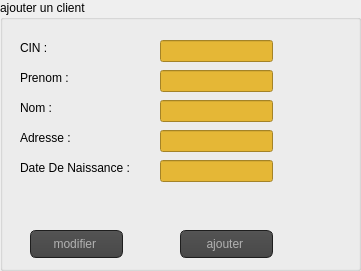
     <widget class="QGroupBox" name="groupBox">
      <property name="geometry">
       <rect>
        <x>20</x>
        <y>20</y>
        <width>361</width>
        <height>271</height>
       </rect>
      </property>
      <property name="title">
       <string>ajouter un client</string>
      </property>
      <widget class="QLineEdit" name="lineEdit_CIN">
       <property name="geometry">
        <rect>
         <x>160</x>
         <y>40</y>
         <width>113</width>
         <height>22</height>
        </rect>
       </property>
       <property name="styleSheet">
        <string notr="true">background-color: rgb(229, 183, 54);</string>
       </property>
      </widget>
      <widget class="QLineEdit" name="lineEdit_Prenom">
       <property name="geometry">
        <rect>
         <x>160</x>
         <y>70</y>
         <width>113</width>
         <height>22</height>
        </rect>
       </property>
       <property name="styleSheet">
        <string notr="true">background-color: rgb(229, 183, 54);</string>
       </property>
      </widget>
      <widget class="QLineEdit" name="lineEdit_Nom">
       <property name="geometry">
        <rect>
         <x>160</x>
         <y>100</y>
         <width>113</width>
         <height>22</height>
        </rect>
       </property>
       <property name="styleSheet">
        <string notr="true">background-color: rgb(229, 183, 54);</string>
       </property>
      </widget>
      <widget class="QLineEdit" name="lineEdit_adresse_email">
       <property name="geometry">
        <rect>
         <x>160</x>
         <y>130</y>
         <width>113</width>
         <height>22</height>
        </rect>
       </property>
       <property name="styleSheet">
        <string notr="true">background-color: rgb(229, 183, 54);</string>
       </property>
      </widget>
      <widget class="QLabel" name="label">
       <property name="geometry">
        <rect>
         <x>20</x>
         <y>40</y>
         <width>55</width>
         <height>16</height>
        </rect>
       </property>
       <property name="text">
        <string>CIN :</string>
       </property>
      </widget>
      <widget class="QLabel" name="label_2">
       <property name="geometry">
        <rect>
         <x>20</x>
         <y>70</y>
         <width>71</width>
         <height>16</height>
        </rect>
       </property>
       <property name="text">
        <string>Prenom :</string>
       </property>
      </widget>
      <widget class="QLabel" name="label_3">
       <property name="geometry">
        <rect>
         <x>20</x>
         <y>100</y>
         <width>55</width>
         <height>16</height>
        </rect>
       </property>
       <property name="text">
        <string>Nom :</string>
       </property>
      </widget>
      <widget class="QLabel" name="label_4">
       <property name="geometry">
        <rect>
         <x>20</x>
         <y>130</y>
         <width>91</width>
         <height>16</height>
        </rect>
       </property>
       <property name="text">
        <string>Adresse :</string>
       </property>
      </widget>
      <widget class="QLabel" name="label_5">
       <property name="geometry">
        <rect>
         <x>20</x>
         <y>160</y>
         <width>131</width>
         <height>16</height>
        </rect>
       </property>
       <property name="text">
        <string>Date De Naissance :</string>
       </property>
      </widget>
      <widget class="QLineEdit" name="lineEdit_numero_de_telephone">
       <property name="geometry">
        <rect>
         <x>160</x>
         <y>160</y>
         <width>113</width>
         <height>22</height>
        </rect>
       </property>
       <property name="styleSheet">
        <string notr="true">background-color: rgb(229, 183, 54);</string>
       </property>
      </widget>
      <widget class="QPushButton" name="pb_modifier">
       <property name="geometry">
        <rect>
         <x>30</x>
         <y>230</y>
         <width>93</width>
         <height>28</height>
        </rect>
       </property>
       <property name="styleSheet">
        <string notr="true">

QToolTip
{
border: 1px solid black;
background-color: #ffa02f;
padding: 1px;
border-radius: 3px;
opacity: 100;
}

QWidget
{
color: #b1b1b1;
background-color: #323232;
}

QWidget:item:hover
{
background-color: QLinearGradient( x1: 0, y1: 0, x2: 0, y2: 1, stop: 0 #ffa02f, stop: 1 #ca0619);
color: #000000;
}

QWidget:item:selected
{
background-color: QLinearGradient( x1: 0, y1: 0, x2: 0, y2: 1, stop: 0 #ffa02f, stop: 1 #d7801a);
}

QMenuBar::item
{
background: transparent;
}

QMenuBar::item:selected
{
background: transparent;
border: 1px solid #ffaa00;
}

QMenuBar::item:pressed
{
background: #444;
border: 1px solid #000;
background-color: QLinearGradient(
x1:0, y1:0,
x2:0, y2:1,
stop:1 #212121,
stop:0.4 #343434/*,
stop:0.2 #343434,
stop:0.1 #ffaa00*/
);
margin-bottom:-1px;
padding-bottom:1px;
}

QMenu
{
border: 1px solid #000;
}

QMenu::item
{
padding: 2px 20px 2px 20px;
}

QMenu::item:selected
{
color: #000000;
}

QWidget:disabled
{
color: #404040;
background-color: #323232;
}

QAbstractItemView
{
background-color: QLinearGradient( x1: 0, y1: 0, x2: 0, y2: 1, stop: 0 #4d4d4d, stop: 0.1 #646464, stop: 1 #5d5d5d);
}

QWidget:focus
{
/*border: 2px solid QLinearGradient( x1: 0, y1: 0, x2: 0, y2: 1, stop: 0 #ffa02f, stop: 1 #d7801a);*/
}

QLineEdit
{
background-color: QLinearGradient( x1: 0, y1: 0, x2: 0, y2: 1, stop: 0 #4d4d4d, stop: 0 #646464, stop: 1 #5d5d5d);
padding: 1px;
border-style: solid;
border: 1px solid #1e1e1e;
border-radius: 5;
}

QPushButton
{
color: #b1b1b1;
background-color: QLinearGradient( x1: 0, y1: 0, x2: 0, y2: 1, stop: 0 #565656, stop: 0.1 #525252, stop: 0.5 #4e4e4e, stop: 0.9 #4a4a4a, stop: 1 #464646);
border-width: 1px;
border-color: #1e1e1e;
border-style: solid;
border-radius: 6;
padding: 3px;
font-size: 12px;
padding-left: 5px;
padding-right: 5px;
}

QPushButton:pressed
{
background-color: QLinearGradient( x1: 0, y1: 0, x2: 0, y2: 1, stop: 0 #2d2d2d, stop: 0.1 #2b2b2b, stop: 0.5 #292929, stop: 0.9 #282828, stop: 1 #252525);
}

QComboBox
{
selection-background-color: #ffaa00;
background-color: QLinearGradient( x1: 0, y1: 0, x2: 0, y2: 1, stop: 0 #565656, stop: 0.1 #525252, stop: 0.5 #4e4e4e, stop: 0.9 #4a4a4a, stop: 1 #464646);
border-style: solid;
border: 1px solid #1e1e1e;
border-radius: 5;
}

QComboBox:hover,QPushButton:hover
{
border: 2px solid QLinearGradient( x1: 0, y1: 0, x2: 0, y2: 1, stop: 0 #ffa02f, stop: 1 #d7801a);
}


QComboBox:on
{
padding-top: 3px;
padding-left: 4px;
background-color: QLinearGradient( x1: 0, y1: 0, x2: 0, y2: 1, stop: 0 #2d2d2d, stop: 0.1 #2b2b2b, stop: 0.5 #292929, stop: 0.9 #282828, stop: 1 #252525);
selection-background-color: #ffaa00;
}

QComboBox QAbstractItemView
{
border: 2px solid darkgray;
selection-background-color: QLinearGradient( x1: 0, y1: 0, x2: 0, y2: 1, stop: 0 #ffa02f, stop: 1 #d7801a);
}

QComboBox::drop-down
{
subcontrol-origin: padding;
subcontrol-position: top right;
width: 15px;

border-left-width: 0px;
border-left-color: darkgray;
border-left-style: solid; /* just a single line */
border-top-right-radius: 3px; /* same radius as the QComboBox */
border-bottom-right-radius: 3px;
}

QComboBox::down-arrow
{
image: url(:/down_arrow.png);
}

QGroupBox:focus
{
border: 2px solid QLinearGradient( x1: 0, y1: 0, x2: 0, y2: 1, stop: 0 #ffa02f, stop: 1 #d7801a);
}

QTextEdit:focus
{
border: 2px solid QLinearGradient( x1: 0, y1: 0, x2: 0, y2: 1, stop: 0 #ffa02f, stop: 1 #d7801a);
}

QScrollBar:horizontal {
border: 1px solid #222222;
background: QLinearGradient( x1: 0, y1: 0, x2: 0, y2: 1, stop: 0.0 #121212, stop: 0.2 #282828, stop: 1 #484848);
height: 7px;
margin: 0px 16px 0 16px;
}

QScrollBar::handle:horizontal
{
background: QLinearGradient( x1: 0, y1: 0, x2: 1, y2: 0, stop: 0 #ffa02f, stop: 0.5 #d7801a, stop: 1 #ffa02f);
min-height: 20px;
border-radius: 2px;
}

QScrollBar::add-line:horizontal {
border: 1px solid #1b1b19;
border-radius: 2px;
background: QLinearGradient( x1: 0, y1: 0, x2: 1, y2: 0, stop: 0 #ffa02f, stop: 1 #d7801a);
width: 14px;
subcontrol-position: right;
subcontrol-origin: margin;
}

QScrollBar::sub-line:horizontal {
border: 1px solid #1b1b19;
border-radius: 2px;
background: QLinearGradient( x1: 0, y1: 0, x2: 1, y2: 0, stop: 0 #ffa02f, stop: 1 #d7801a);
width: 14px;
subcontrol-position: left;
subcontrol-origin: margin;
}

QScrollBar::right-arrow:horizontal, QScrollBar::left-arrow:horizontal
{
border: 1px solid black;
width: 1px;
height: 1px;
background: white;
}

QScrollBar::add-page:horizontal, QScrollBar::sub-page:horizontal
{
background: none;
}

QScrollBar:vertical
{
background: QLinearGradient( x1: 0, y1: 0, x2: 1, y2: 0, stop: 0.0 #121212, stop: 0.2 #282828, stop: 1 #484848);
width: 7px;
margin: 16px 0 16px 0;
border: 1px solid #222222;
}

QScrollBar::handle:vertical
{
background: QLinearGradient( x1: 0, y1: 0, x2: 0, y2: 1, stop: 0 #ffa02f, stop: 0.5 #d7801a, stop: 1 #ffa02f);
min-height: 20px;
border-radius: 2px;
}

QScrollBar::add-line:vertical
{
border: 1px solid #1b1b19;
border-radius: 2px;
background: QLinearGradient( x1: 0, y1: 0, x2: 0, y2: 1, stop: 0 #ffa02f, stop: 1 #d7801a);
height: 14px;
subcontrol-position: bottom;
subcontrol-origin: margin;
}

QScrollBar::sub-line:vertical
{
border: 1px solid #1b1b19;
border-radius: 2px;
background: QLinearGradient( x1: 0, y1: 0, x2: 0, y2: 1, stop: 0 #d7801a, stop: 1 #ffa02f);
height: 14px;
subcontrol-position: top;
subcontrol-origin: margin;
}

QScrollBar::up-arrow:vertical, QScrollBar::down-arrow:vertical
{
border: 1px solid black;
width: 1px;
height: 1px;
background: white;
}


QScrollBar::add-page:vertical, QScrollBar::sub-page:vertical
{
background: none;
}

QTextEdit
{
background-color: #242424;
}

QPlainTextEdit
{
background-color: #242424;
}

QHeaderView::section
{
background-color: QLinearGradient(x1:0, y1:0, x2:0, y2:1, stop:0 #616161, stop: 0.5 #505050, stop: 0.6 #434343, stop:1 #656565);
color: white;
padding-left: 4px;
border: 1px solid #6c6c6c;
}

QCheckBox:disabled
{
color: #414141;
}

QDockWidget::title
{
text-align: center;
spacing: 3px; /* spacing between items in the tool bar */
background-color: QLinearGradient(x1:0, y1:0, x2:0, y2:1, stop:0 #323232, stop: 0.5 #242424, stop:1 #323232);
}

QDockWidget::close-button, QDockWidget::float-button
{
text-align: center;
spacing: 1px; /* spacing between items in the tool bar */
background-color: QLinearGradient(x1:0, y1:0, x2:0, y2:1, stop:0 #323232, stop: 0.5 #242424, stop:1 #323232);
}

QDockWidget::close-button:hover, QDockWidget::float-button:hover
{
background: #242424;
}

QDockWidget::close-button:pressed, QDockWidget::float-button:pressed
{
padding: 1px -1px -1px 1px;
}

QMainWindow::separator
{
background-color: QLinearGradient(x1:0, y1:0, x2:0, y2:1, stop:0 #161616, stop: 0.5 #151515, stop: 0.6 #212121, stop:1 #343434);
color: white;
padding-left: 4px;
border: 1px solid #4c4c4c;
spacing: 3px; /* spacing between items in the tool bar */
}

QMainWindow::separator:hover
{

background-color: QLinearGradient(x1:0, y1:0, x2:0, y2:1, stop:0 #d7801a, stop:0.5 #b56c17 stop:1 #ffa02f);
color: white;
padding-left: 4px;
border: 1px solid #6c6c6c;
spacing: 3px; /* spacing between items in the tool bar */
}

QToolBar::handle
{
spacing: 3px; /* spacing between items in the tool bar */
background: url(:/images/handle.png);
}

QMenu::separator
{
height: 2px;
background-color: QLinearGradient(x1:0, y1:0, x2:0, y2:1, stop:0 #161616, stop: 0.5 #151515, stop: 0.6 #212121, stop:1 #343434);
color: white;
padding-left: 4px;
margin-left: 10px;
margin-right: 5px;
}

QProgressBar
{
border: 2px solid grey;
border-radius: 5px;
text-align: center;
}

QProgressBar::chunk
{
background-color: #d7801a;
width: 2.15px;
margin: 0.5px;
}

QTabBar::tab {
color: #b1b1b1;
border: 1px solid #444;
border-bottom-style: none;
background-color: #323232;
padding-left: 10px;
padding-right: 10px;
padding-top: 3px;
padding-bottom: 2px;
margin-right: -1px;
}

QTabWidget::pane {
border: 1px solid #444;
top: 1px;
}

QTabBar::tab:last
{
margin-right: 0; /* the last selected tab has nothing to overlap with on the right */
border-top-right-radius: 3px;
}

QTabBar::tab:first:!selected
{
margin-left: 0px; /* the last selected tab has nothing to overlap with on the right */


border-top-left-radius: 3px;
}

QTabBar::tab:!selected
{
color: #b1b1b1;
border-bottom-style: solid;
margin-top: 3px;
background-color: QLinearGradient(x1:0, y1:0, x2:0, y2:1, stop:1 #212121, stop:.4 #343434);
}

QTabBar::tab:selected
{
border-top-left-radius: 3px;
border-top-right-radius: 3px;
margin-bottom: 0px;
}

QTabBar::tab:!selected:hover
{
/*border-top: 2px solid #ffaa00;
padding-bottom: 3px;*/
border-top-left-radius: 3px;
border-top-right-radius: 3px;
background-color: QLinearGradient(x1:0, y1:0, x2:0, y2:1, stop:1 #212121, stop:0.4 #343434, stop:0.2 #343434, stop:0.1 #ffaa00);
}

QRadioButton::indicator:checked, QRadioButton::indicator:unchecked{
color: #b1b1b1;
background-color: #323232;
border: 1px solid #b1b1b1;
border-radius: 6px;
}

QRadioButton::indicator:checked
{
background-color: qradialgradient(
cx: 0.5, cy: 0.5,
fx: 0.5, fy: 0.5,
radius: 1.0,
stop: 0.25 #ffaa00,
stop: 0.3 #323232
);
}

QCheckBox::indicator{
color: #b1b1b1;
background-color: #323232;
border: 1px solid #b1b1b1;
width: 9px;
height: 9px;
}

QRadioButton::indicator
{
border-radius: 6px;
}

QRadioButton::indicator:hover, QCheckBox::indicator:hover
{
border: 1px solid #ffaa00;
}

QCheckBox::indicator:checked
{
image:url(:/images/checkbox.png);
}

QCheckBox::indicator:disabled, QRadioButton::indicator:disabled
{
border: 1px solid #444;
}
</string>
       </property>
       <property name="text">
        <string>modifier </string>
       </property>
      </widget>
      <widget class="QPushButton" name="pb_ajouter">
       <property name="geometry">
        <rect>
         <x>180</x>
         <y>230</y>
         <width>93</width>
         <height>28</height>
        </rect>
       </property>
       <property name="styleSheet">
        <string notr="true">

QToolTip
{
border: 1px solid black;
background-color: #ffa02f;
padding: 1px;
border-radius: 3px;
opacity: 100;
}

QWidget
{
color: #b1b1b1;
background-color: #323232;
}

QWidget:item:hover
{
background-color: QLinearGradient( x1: 0, y1: 0, x2: 0, y2: 1, stop: 0 #ffa02f, stop: 1 #ca0619);
color: #000000;
}

QWidget:item:selected
{
background-color: QLinearGradient( x1: 0, y1: 0, x2: 0, y2: 1, stop: 0 #ffa02f, stop: 1 #d7801a);
}

QMenuBar::item
{
background: transparent;
}

QMenuBar::item:selected
{
background: transparent;
border: 1px solid #ffaa00;
}

QMenuBar::item:pressed
{
background: #444;
border: 1px solid #000;
background-color: QLinearGradient(
x1:0, y1:0,
x2:0, y2:1,
stop:1 #212121,
stop:0.4 #343434/*,
stop:0.2 #343434,
stop:0.1 #ffaa00*/
);
margin-bottom:-1px;
padding-bottom:1px;
}

QMenu
{
border: 1px solid #000;
}

QMenu::item
{
padding: 2px 20px 2px 20px;
}

QMenu::item:selected
{
color: #000000;
}

QWidget:disabled
{
color: #404040;
background-color: #323232;
}

QAbstractItemView
{
background-color: QLinearGradient( x1: 0, y1: 0, x2: 0, y2: 1, stop: 0 #4d4d4d, stop: 0.1 #646464, stop: 1 #5d5d5d);
}

QWidget:focus
{
/*border: 2px solid QLinearGradient( x1: 0, y1: 0, x2: 0, y2: 1, stop: 0 #ffa02f, stop: 1 #d7801a);*/
}

QLineEdit
{
background-color: QLinearGradient( x1: 0, y1: 0, x2: 0, y2: 1, stop: 0 #4d4d4d, stop: 0 #646464, stop: 1 #5d5d5d);
padding: 1px;
border-style: solid;
border: 1px solid #1e1e1e;
border-radius: 5;
}

QPushButton
{
color: #b1b1b1;
background-color: QLinearGradient( x1: 0, y1: 0, x2: 0, y2: 1, stop: 0 #565656, stop: 0.1 #525252, stop: 0.5 #4e4e4e, stop: 0.9 #4a4a4a, stop: 1 #464646);
border-width: 1px;
border-color: #1e1e1e;
border-style: solid;
border-radius: 6;
padding: 3px;
font-size: 12px;
padding-left: 5px;
padding-right: 5px;
}

QPushButton:pressed
{
background-color: QLinearGradient( x1: 0, y1: 0, x2: 0, y2: 1, stop: 0 #2d2d2d, stop: 0.1 #2b2b2b, stop: 0.5 #292929, stop: 0.9 #282828, stop: 1 #252525);
}

QComboBox
{
selection-background-color: #ffaa00;
background-color: QLinearGradient( x1: 0, y1: 0, x2: 0, y2: 1, stop: 0 #565656, stop: 0.1 #525252, stop: 0.5 #4e4e4e, stop: 0.9 #4a4a4a, stop: 1 #464646);
border-style: solid;
border: 1px solid #1e1e1e;
border-radius: 5;
}

QComboBox:hover,QPushButton:hover
{
border: 2px solid QLinearGradient( x1: 0, y1: 0, x2: 0, y2: 1, stop: 0 #ffa02f, stop: 1 #d7801a);
}


QComboBox:on
{
padding-top: 3px;
padding-left: 4px;
background-color: QLinearGradient( x1: 0, y1: 0, x2: 0, y2: 1, stop: 0 #2d2d2d, stop: 0.1 #2b2b2b, stop: 0.5 #292929, stop: 0.9 #282828, stop: 1 #252525);
selection-background-color: #ffaa00;
}

QComboBox QAbstractItemView
{
border: 2px solid darkgray;
selection-background-color: QLinearGradient( x1: 0, y1: 0, x2: 0, y2: 1, stop: 0 #ffa02f, stop: 1 #d7801a);
}

QComboBox::drop-down
{
subcontrol-origin: padding;
subcontrol-position: top right;
width: 15px;

border-left-width: 0px;
border-left-color: darkgray;
border-left-style: solid; /* just a single line */
border-top-right-radius: 3px; /* same radius as the QComboBox */
border-bottom-right-radius: 3px;
}

QComboBox::down-arrow
{
image: url(:/down_arrow.png);
}

QGroupBox:focus
{
border: 2px solid QLinearGradient( x1: 0, y1: 0, x2: 0, y2: 1, stop: 0 #ffa02f, stop: 1 #d7801a);
}

QTextEdit:focus
{
border: 2px solid QLinearGradient( x1: 0, y1: 0, x2: 0, y2: 1, stop: 0 #ffa02f, stop: 1 #d7801a);
}

QScrollBar:horizontal {
border: 1px solid #222222;
background: QLinearGradient( x1: 0, y1: 0, x2: 0, y2: 1, stop: 0.0 #121212, stop: 0.2 #282828, stop: 1 #484848);
height: 7px;
margin: 0px 16px 0 16px;
}

QScrollBar::handle:horizontal
{
background: QLinearGradient( x1: 0, y1: 0, x2: 1, y2: 0, stop: 0 #ffa02f, stop: 0.5 #d7801a, stop: 1 #ffa02f);
min-height: 20px;
border-radius: 2px;
}

QScrollBar::add-line:horizontal {
border: 1px solid #1b1b19;
border-radius: 2px;
background: QLinearGradient( x1: 0, y1: 0, x2: 1, y2: 0, stop: 0 #ffa02f, stop: 1 #d7801a);
width: 14px;
subcontrol-position: right;
subcontrol-origin: margin;
}

QScrollBar::sub-line:horizontal {
border: 1px solid #1b1b19;
border-radius: 2px;
background: QLinearGradient( x1: 0, y1: 0, x2: 1, y2: 0, stop: 0 #ffa02f, stop: 1 #d7801a);
width: 14px;
subcontrol-position: left;
subcontrol-origin: margin;
}

QScrollBar::right-arrow:horizontal, QScrollBar::left-arrow:horizontal
{
border: 1px solid black;
width: 1px;
height: 1px;
background: white;
}

QScrollBar::add-page:horizontal, QScrollBar::sub-page:horizontal
{
background: none;
}

QScrollBar:vertical
{
background: QLinearGradient( x1: 0, y1: 0, x2: 1, y2: 0, stop: 0.0 #121212, stop: 0.2 #282828, stop: 1 #484848);
width: 7px;
margin: 16px 0 16px 0;
border: 1px solid #222222;
}

QScrollBar::handle:vertical
{
background: QLinearGradient( x1: 0, y1: 0, x2: 0, y2: 1, stop: 0 #ffa02f, stop: 0.5 #d7801a, stop: 1 #ffa02f);
min-height: 20px;
border-radius: 2px;
}

QScrollBar::add-line:vertical
{
border: 1px solid #1b1b19;
border-radius: 2px;
background: QLinearGradient( x1: 0, y1: 0, x2: 0, y2: 1, stop: 0 #ffa02f, stop: 1 #d7801a);
height: 14px;
subcontrol-position: bottom;
subcontrol-origin: margin;
}

QScrollBar::sub-line:vertical
{
border: 1px solid #1b1b19;
border-radius: 2px;
background: QLinearGradient( x1: 0, y1: 0, x2: 0, y2: 1, stop: 0 #d7801a, stop: 1 #ffa02f);
height: 14px;
subcontrol-position: top;
subcontrol-origin: margin;
}

QScrollBar::up-arrow:vertical, QScrollBar::down-arrow:vertical
{
border: 1px solid black;
width: 1px;
height: 1px;
background: white;
}


QScrollBar::add-page:vertical, QScrollBar::sub-page:vertical
{
background: none;
}

QTextEdit
{
background-color: #242424;
}

QPlainTextEdit
{
background-color: #242424;
}

QHeaderView::section
{
background-color: QLinearGradient(x1:0, y1:0, x2:0, y2:1, stop:0 #616161, stop: 0.5 #505050, stop: 0.6 #434343, stop:1 #656565);
color: white;
padding-left: 4px;
border: 1px solid #6c6c6c;
}

QCheckBox:disabled
{
color: #414141;
}

QDockWidget::title
{
text-align: center;
spacing: 3px; /* spacing between items in the tool bar */
background-color: QLinearGradient(x1:0, y1:0, x2:0, y2:1, stop:0 #323232, stop: 0.5 #242424, stop:1 #323232);
}

QDockWidget::close-button, QDockWidget::float-button
{
text-align: center;
spacing: 1px; /* spacing between items in the tool bar */
background-color: QLinearGradient(x1:0, y1:0, x2:0, y2:1, stop:0 #323232, stop: 0.5 #242424, stop:1 #323232);
}

QDockWidget::close-button:hover, QDockWidget::float-button:hover
{
background: #242424;
}

QDockWidget::close-button:pressed, QDockWidget::float-button:pressed
{
padding: 1px -1px -1px 1px;
}

QMainWindow::separator
{
background-color: QLinearGradient(x1:0, y1:0, x2:0, y2:1, stop:0 #161616, stop: 0.5 #151515, stop: 0.6 #212121, stop:1 #343434);
color: white;
padding-left: 4px;
border: 1px solid #4c4c4c;
spacing: 3px; /* spacing between items in the tool bar */
}

QMainWindow::separator:hover
{

background-color: QLinearGradient(x1:0, y1:0, x2:0, y2:1, stop:0 #d7801a, stop:0.5 #b56c17 stop:1 #ffa02f);
color: white;
padding-left: 4px;
border: 1px solid #6c6c6c;
spacing: 3px; /* spacing between items in the tool bar */
}

QToolBar::handle
{
spacing: 3px; /* spacing between items in the tool bar */
background: url(:/images/handle.png);
}

QMenu::separator
{
height: 2px;
background-color: QLinearGradient(x1:0, y1:0, x2:0, y2:1, stop:0 #161616, stop: 0.5 #151515, stop: 0.6 #212121, stop:1 #343434);
color: white;
padding-left: 4px;
margin-left: 10px;
margin-right: 5px;
}

QProgressBar
{
border: 2px solid grey;
border-radius: 5px;
text-align: center;
}

QProgressBar::chunk
{
background-color: #d7801a;
width: 2.15px;
margin: 0.5px;
}

QTabBar::tab {
color: #b1b1b1;
border: 1px solid #444;
border-bottom-style: none;
background-color: #323232;
padding-left: 10px;
padding-right: 10px;
padding-top: 3px;
padding-bottom: 2px;
margin-right: -1px;
}

QTabWidget::pane {
border: 1px solid #444;
top: 1px;
}

QTabBar::tab:last
{
margin-right: 0; /* the last selected tab has nothing to overlap with on the right */
border-top-right-radius: 3px;
}

QTabBar::tab:first:!selected
{
margin-left: 0px; /* the last selected tab has nothing to overlap with on the right */


border-top-left-radius: 3px;
}

QTabBar::tab:!selected
{
color: #b1b1b1;
border-bottom-style: solid;
margin-top: 3px;
background-color: QLinearGradient(x1:0, y1:0, x2:0, y2:1, stop:1 #212121, stop:.4 #343434);
}

QTabBar::tab:selected
{
border-top-left-radius: 3px;
border-top-right-radius: 3px;
margin-bottom: 0px;
}

QTabBar::tab:!selected:hover
{
/*border-top: 2px solid #ffaa00;
padding-bottom: 3px;*/
border-top-left-radius: 3px;
border-top-right-radius: 3px;
background-color: QLinearGradient(x1:0, y1:0, x2:0, y2:1, stop:1 #212121, stop:0.4 #343434, stop:0.2 #343434, stop:0.1 #ffaa00);
}

QRadioButton::indicator:checked, QRadioButton::indicator:unchecked{
color: #b1b1b1;
background-color: #323232;
border: 1px solid #b1b1b1;
border-radius: 6px;
}

QRadioButton::indicator:checked
{
background-color: qradialgradient(
cx: 0.5, cy: 0.5,
fx: 0.5, fy: 0.5,
radius: 1.0,
stop: 0.25 #ffaa00,
stop: 0.3 #323232
);
}

QCheckBox::indicator{
color: #b1b1b1;
background-color: #323232;
border: 1px solid #b1b1b1;
width: 9px;
height: 9px;
}

QRadioButton::indicator
{
border-radius: 6px;
}

QRadioButton::indicator:hover, QCheckBox::indicator:hover
{
border: 1px solid #ffaa00;
}

QCheckBox::indicator:checked
{
image:url(:/images/checkbox.png);
}

QCheckBox::indicator:disabled, QRadioButton::indicator:disabled
{
border: 1px solid #444;
}
</string>
       </property>
       <property name="text">
        <string>ajouter </string>
       </property>
      </widget>
     </widget>
